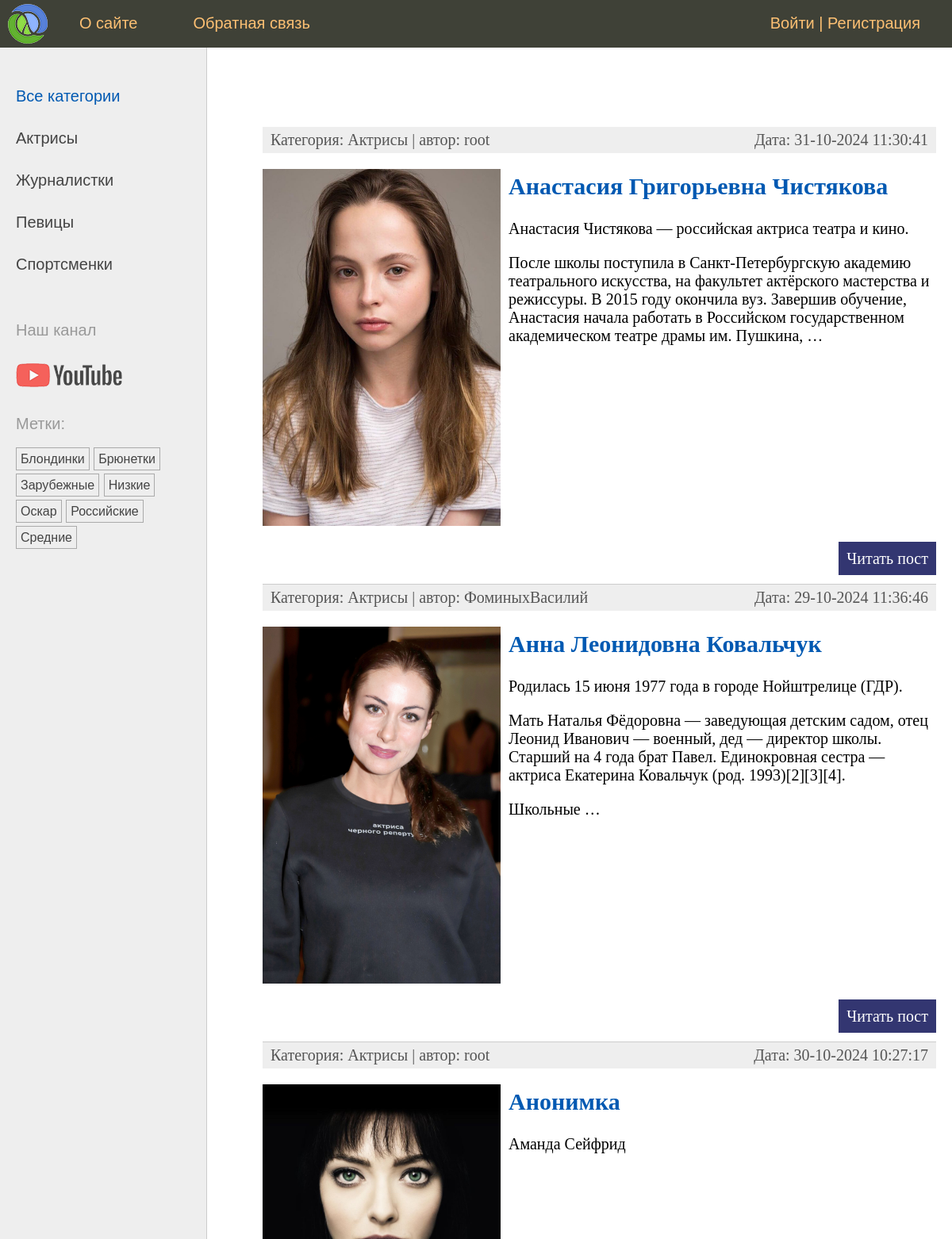
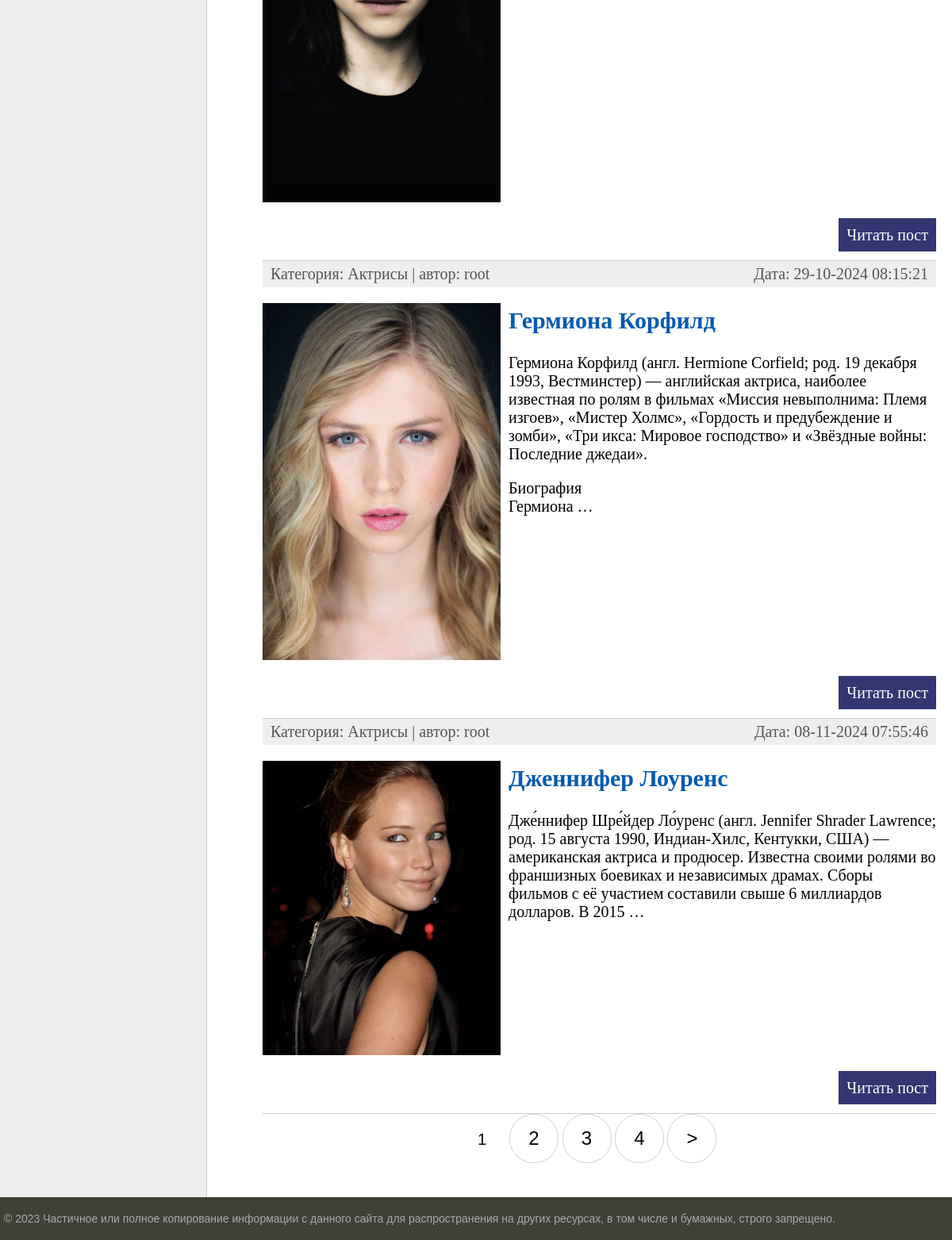
The page / on the database its author committed (2 pictures, top to bottom).
### women/models.py (models this page shows, shortened)
class Category(models.Model):
    class Meta:
        verbose_name = 'Категория'
        verbose_name_plural = 'Категории'
    name = models.CharField(max_length=100, db_index=True, verbose_name='Категория')
    slug = models.SlugField(max_length=255, unique=True, db_index=True, verbose_name='Слаг')
    def get_absolute_url(self) -> str:
        return reverse('category', kwargs={'cat_slug': self.slug})

class TagPost(models.Model):
    class Meta:
        verbose_name = 'Метка'
        verbose_name_plural = 'Метки'
    tag = models.CharField(max_length=100, db_index=True)
    slug = models.SlugField(max_length=255, unique=True, db_index=True)
    def get_absolute_url(self) -> str:
        return reverse('tag', kwargs={'tag_slug': self.slug})

class Women(models.Model):
    class Meta:
        verbose_name = 'Известные женщины'
        verbose_name_plural = 'Известные женщины'
        ordering = ['title', '-time_create']
        indexes = [
            models.Index(fields=['title', '-time_create']),
        ]
    class Status(models.IntegerChoices):
        DRAFT = 0, 'Черновик'
        PUBLISHED = 1, 'Опубликовано'
    title = models.CharField(max_length=255, verbose_name='Заголовок')
    slug = AutoSlugField(populate_from='title', slugify_function=slugify, max_length=255, unique=True, db_index=True,
                         verbose_name='Слаг')
    photo = models.ImageField(upload_to='photos/%Y/%m/%d/', default=None, blank=True, verbose_name='Фото', null=True)
    content = models.TextField(blank=True, verbose_name='Текст статьи')
    time_create = models.DateTimeField(auto_now_add=True, verbose_name='Дата создания')
    time_update = models.DateTimeField(auto_now=True, verbose_name='Дата последнего изменения')
    is_published = models.BooleanField(choices=tuple(map(lambda x: (bool(x[0]), x[1]), Status.choices)),
                                       default=Status.DRAFT, verbose_name='Опубликовано')
    cat = models.ForeignKey(Category, on_delete=models.PROTECT, related_name='posts', verbose_name='Категория')
    tags = models.ManyToManyField(TagPost, blank=True, related_name='womens', verbose_name='Метки')
    husband = models.OneToOneField(Husband, on_delete=models.SET_NULL, null=True, blank=True, related_name='wife',
                                   verbose_name='Муж')
    author = models.ForeignKey(get_user_model(), on_delete=models.SET_NULL, related_name='posts', null=True, default=None,
                               verbose_name='Автор')
    objects = models.Manager()
    published = PublishedManager()
    def get_absolute_url(self) -> str:
        return reverse('post', kwargs={'post_slug': self.slug})

### women/views.py (the view)
# urls.py: path('', views.WomenHome.as_view(), name='home'),
class WomenHome(DataMixin, ListView):
    template_name = 'women/index.html'
    context_object_name = 'posts'
    paginate_by = 5
    def get_queryset(self) -> QuerySet:
        return Women.published.all().select_related('cat')
    def get_context_data(self, **kwargs) -> dict[str, Any]:
        context = super().get_context_data(**kwargs)
        return self.get_mixin_context(context, title='Главная страница', cat_selected=0)

### users/context_processors.py (called while the page is built)
def get_women_context(request):
    result_menu = []
    for item in menu:
        if 'for_all' in item:
            result_menu.append(item)
        elif 'for_admin' in item and request.user.is_staff:
            result_menu.append(item)
        elif 'for_anonymous' in item and request.user.is_anonymous:
            result_menu.append(item)
        elif 'for_authorized' in item and request.user.is_authenticated:
            result_menu.append(item)
    if request.user.is_authenticated:
        result_menu[-1]['title'] = f'Добро пожаловать, {request.user.username}'
    return {'mainmenu': result_menu}

### women/models.py (called while the page is built)
    def get_queryset(self):
        return super().get_queryset().filter(is_published=Women.Status.PUBLISHED)

### women/templatetags/women_tags.py (called while the page is built)
@register.inclusion_tag('women/list_categories.html')
def show_categories(cat_selected=0):
    cats = Category.objects.annotate(total=Count('posts', filter=Q(posts__is_published=True))).filter(total__gt=0)
    return {'cats': cats, 'cat_selected': cat_selected}

@register.inclusion_tag('women/list_tags.html')
def show_all_tags():
    tags = TagPost.objects.annotate(total=Count('womens', filter=Q(womens__is_published=True))).filter(total__gt=0)
    return {'tags': tags}

### women/utils.py (called while the page is built)
    @staticmethod
    def get_mixin_context(context: dict, **kwargs) -> dict:
        if "paginator" in context and "page_obj" in context:
            context["page_range"] = context["paginator"].get_elided_page_range(context["page_obj"].number,
                                                                               on_each_side=2, on_ends=1)
        context.update({**kwargs})
        return context

### women/templates/women/index.html (shortened to what this page needs)
{% extends 'base.html' %}
{% block content %}
    <ul class="list-articles">
        {% for post in posts %}
            <li>
                <div class="article-panel">
                    <p class="first"> Категория: {{ post.cat.name }} |
                        автор: {{ post.author.username|default:"Автор не известен" }}</p>
                    <p class="last"> Дата: {{ post.time_update|date:"d-m-Y H:i:s" }}</p>
                </div>
                {% if post.photo %}
                    <p><img class="img-article-left" src="{{ post.photo.url }}" alt=""></p>
                {% endif %}
                <h2><a href={{ post.get_absolute_url }}>{{ post.title }}</a></h2>
                {% autoescape off %}
                    {{ post.content|linebreaks|truncatewords:40 }}
                {% endautoescape %}
                <p class="link-read-post"><a href={{ post.get_absolute_url }}>Читать пост</a></p>
            </li>
        {% endfor %}
    </ul>
{% endblock %}
{% block navigation %}
    {% if page_obj.has_other_pages %}
        <nav class="list-pages">
            {% for p in page_range %}
                {% if page_obj.number == p or p == paginator.ELLIPSIS %}
                    <li class="page-num page-num-selected">{{ p }}</li>
                {% else %}
                    <li class="page-num">
                        <a href="?page={{ p }}">{{ p }}</a>
                    </li>
                {% endif %}
            {% endfor %}
            {% if page_obj.has_next %}
                <li class="page-num">
                    <a href="?page={{ page_obj.next_page_number }}">&gt;</a>
                </li>
            {% endif %}
        </nav>
    {% endif %}
{% endblock %}

### templates/base.html (shortened to what this page needs)
{% load static %}
{% load women_tags %}
<!DOCTYPE html>
<html>
<head>
    <link type="text/css" href="{% static 'women/css/styles.css' %}" rel="stylesheet"/>
</head>
<body>
<table class="table-page" border=0 cellpadding="0" cellspacing="0">
    <tr>
        <td valign=top>
            {% block mainmenu %}
                <div class="header">
                    <ul id="mainmenu" class="mainmenu">
                        <li class="logo"><a href="{% url 'home' %}">
                            <div class="logo"></div>
                        </a></li>
                        {% for m in mainmenu %}
                            {% if not forloop.last %}
                                <li><a href="{% url m.url_name %}">{{ m.title }}</a></li>
                            {% else %}
                                <li class="last">
                                    {% if m.url_name %}<a href="{% url m.url_name %}">{{ m.title }}</a>
                                    {% else %}
                                        {{ m.title }}
                                    {% endif %} |
                                    <a href="{% url m.url_name2 %}">{{ m.title2 }}</a></li>
                            {% endif %}
                        {% endfor %}
                    </ul>
                </div>
            {% endblock mainmenu %}
            <table class="table-content" border=0 cellpadding="0" cellspacing="0">
                <tr>
                    <td valign="top" class="left-chapters">
                        <ul id="leftchapters">
                            {% if cat_selected == 0 %}
                                <li class="selected">Все категории</li>
                            {% else %}
                                <li><a href="{% url 'home' %}">Все категории</a></li>
                            {% endif %}
                            {% show_categories cat_selected %}
                            <li class="share">
                                <p>Наш канал</p>
                                <a class="share-yt"
                                   href="https://www.youtube.com/channel/UClJzWfGWuGJL2t-3dYKcHTA/playlists"
                                   target="_blank" rel="nofollow"></a>
                            </li>
                            <li>
                                {% show_all_tags %}
                            </li>
                        </ul>
                    </td>
                    <td valign="top" class="content">
                        <div class="content-text">
                            {% block content %}
                            {% endblock %}
                        </div>
                        {% block navigation %}
                        {% endblock %}
                    </td>
                </tr>
            </table>
        </td>
    </tr>
    <tr>
        <td valign=top>
            <div id="footer">
                <p>&copy; 2023 Частичное или полное копирование информации с данного сайта для распространения на других
                    ресурсах, в том числе и бумажных, строго запрещено.</p>
            </div>
        </td>
    </tr>
</table>
</body>
</html>

### women/templates/women/list_categories.html
{% for cat in cats %}
    {% if cat_selected == cat.pk %}
        <li class="selected">{{ cat.name }}</li>
    {% else %}
        <li><a href={{ cat.get_absolute_url }}>{{ cat.name }}</a></li>
    {% endif %}
{% endfor %}

### women/templates/women/list_tags.html
{% if tags %}
    <p> Метки: </p>
    <ul class="tags-list">
        {% for tag in tags %}
            <li><a href="{{ tag.get_absolute_url }}">{{ tag.tag }}</a></li>
        {% endfor %}
    </ul>
{% endif %}

### women/static/women/css/styles.css (style rules this page uses)
html, body { font-family: 'Arial'; margin: 0; padding: 0; height: 100%; width: 100%; color: #444; }
a { color: #0059b2; text-decoration: none; }
img { max-width: 600px; height: auto; }
img.img-article-left { max-width: 300px; height: auto; float: left; padding: 0 10px 10px 0; }
p.link-read-post { text-align: right; }
p.link-read-post a { padding: 10px; min-width: 100px; background: #333671; color: #fff; text-decoration: none; }
div.article-panel { background: #eee; padding: 5px 10px 5px 10px; box-sizing: border-box; overflow: hidden; color: #555; }
div.article-panel p.first { margin: 0; float: left; }
div.article-panel p.last { margin: 0; float: right; }
ul.list-articles { list-style: none; margin: 0; padding: 0; }
ul.list-articles li { border-bottom: 1px solid #ccc; }
.table-page { width: 100%; height: 100%; vertical-align: top; }
.table-page tr { height: 100%; }
.header { background: #3F4137; height: 60px; }
.logo { background: url('../images/logo.png') no-repeat 10px 5px; width: 70px; height: 60px; }
ul.mainmenu { list-style: none; margin: 0; padding: 0; height: 60px; color: #fdc073; font-size: 20px; overflow: hidden; }
ul.mainmenu li { float: left; margin: 18px 40px 0 30px; }
ul.mainmenu li.logo { margin: 0; }
ul.mainmenu li.last { float: right; }
ul.mainmenu li a { color: #fdc073; text-decoration: none; }
.table-content { width: 100%; min-height: 100%; height: 100%; }
.left-chapters { margin: 0; background: #eee; border-right: 1px solid #ccc; }
.left-chapters ul { width: 230px; margin: 0; padding: 20px 10px 10px 20px; list-style: none; font-size: 20px; }
.left-chapters ul li { margin: 30px 0 0 0; color: #999; }
.left-chapters ul li.selected { color: #0059b2; }
.left-chapters ul li a { color: #444; text-decoration: none; }
.left-chapters ul li.share { margin: 60px 0 0 0; }
.left-chapters ul li.share p { margin: 30px 0 30px 0; }
.left-chapters ul li.share a { display: inline-block; width: 40px; height: 40px; margin: 0 20px 0 0; }
.left-chapters ul li.share a.share-yt { width: 100%; height: 30px; background: url('../images/share_yt.png') no-repeat 0 0 }
ul.tags-list { width: 100%; margin: 0; padding: 0; list-style: none; }
ul.tags-list li { margin: 0; padding: 0 0 10px; display: inline-block; }
ul.tags-list li a { padding: 5px; font-size: 16px; border: 1px solid #aaa; }
.content { padding: 40px 20px 20px 40px; width: 100%; box-sizing: border-box; }
.content-text { margin: 60px 0 0 30px; color: #000; font-size: 20px; font-family: Yandex Sans Display Light; }
#footer { box-sizing: border-box; background: #3F4137; padding: 5px; color: #aaa; font-size: 14px; font-family: Verdana, Geneva, Arial, Helvetica; text-align: left; overflow: hidden; }
.list-pages { text-align: center; margin: 0 0 20px 0; }
.list-pages a { color: #000; font-size: 24px; text-decoration: none; }
.list-pages .page-num, .page-num-selected { display: inline-block; width: 60px; height: 44px; padding: 16px 0 0 0; border: 1px solid #d0d0d0; border-radius: 30px; }
.list-pages .page-num-selected { border: none; color: #000; font-size: 20px; }

### rows shown on the page
Category: name "Актрисы"
Category: name "Журналистки"
Category: name "Певицы"
Category: name "Спортсменки"
TagPost: tag "Блондинки"
TagPost: tag "Брюнетки"
TagPost: tag "Зарубежные"
TagPost: tag "Низкие"
TagPost: tag "Оскар"
TagPost: tag "Российские"
TagPost: tag "Средние"
Women: cat.name "Актрисы", author.username "root", time_update "31-10-2024 11:30:41", photo (picture), title "Анастасия Григорьевна Чистякова", content "Анастасия Чистякова — российская актриса театра и кино. После школы поступила в Санкт-Петербургскую академию театрального искусства, на факультет актёрского мастерства и режиссуры. В 2015 году окончила вуз. Завершив обучение, Анастасия начала работать в Российском государственном академическом театре драмы им. Пушкина, …"
Women: cat.name "Актрисы", author.username "ФоминыхВасилий", time_update "29-10-2024 11:36:46", photo (picture), title "Анна Леонидовна Ковальчук", content "Родилась 15 июня 1977 года в городе Нойштрелице (ГДР). Мать Наталья Фёдоровна — заведующая детским садом, отец Леонид Иванович — военный, дед — директор школы. Старший на 4 года брат Павел. Единокровная сестра — актриса Екатерина Ковальчук (род. 1993)[2][3][4]. Школьные …"
Women: cat.name "Актрисы", author.username "root", time_update "30-10-2024 10:27:17", photo (picture), title "Анонимка", content "Аманда Сейфрид"
Women: cat.name "Актрисы", author.username "root", time_update "29-10-2024 08:15:21", photo (picture), title "Гермиона Корфилд", content "Гермиона Корфилд (англ. Hermione Corfield; род. 19 декабря 1993, Вестминстер) — английская актриса, наиболее известная по ролям в фильмах «Миссия невыполнима: Племя изгоев», «Мистер Холмс», «Гордость и предубеждение и зомби», «Три икса: Мировое господство» и «Звёздные войны: Последние джедаи». Биография Гермиона …"
Women: cat.name "Актрисы", author.username "root", time_update "08-11-2024 07:55:46", photo (picture), title "Дженнифер Лоуренс", content "Дже́ннифер Шре́йдер Ло́уренс (англ. Jennifer Shrader Lawrence; род. 15 августа 1990, Индиан-Хилс, Кентукки, США) — американская актриса и продюсер. Известна своими ролями во франшизных боевиках и независимых драмах. Сборы фильмов с её участием составили свыше 6 миллиардов долларов. В 2015 …"

### other values the page prints
{{ m.title }} "О сайте" "Обратная связь"
{{ m.title }} "Войти"
{{ m.title2 }} "Регистрация"
{{ p }} "1"
{{ p }} "2" "3" "4"
